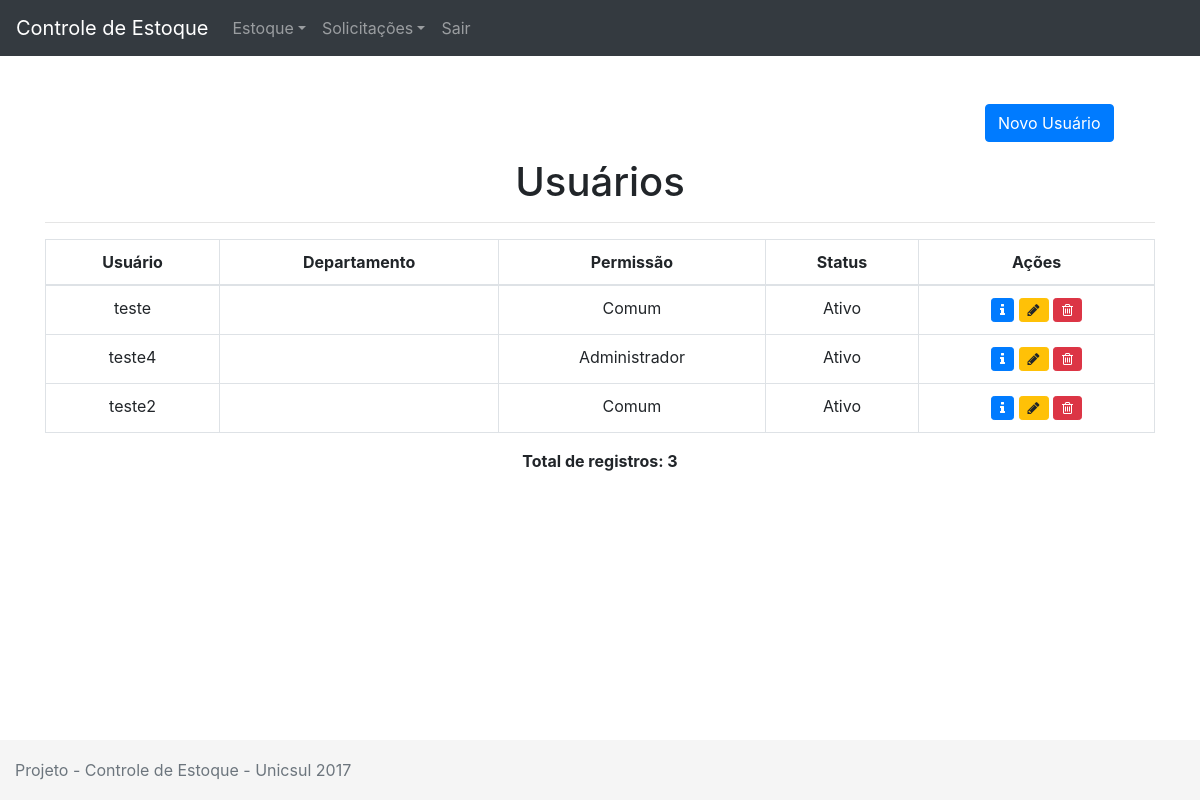
/index.php/usuarios/listarusuarios, run on an earlier commit of the app's database.
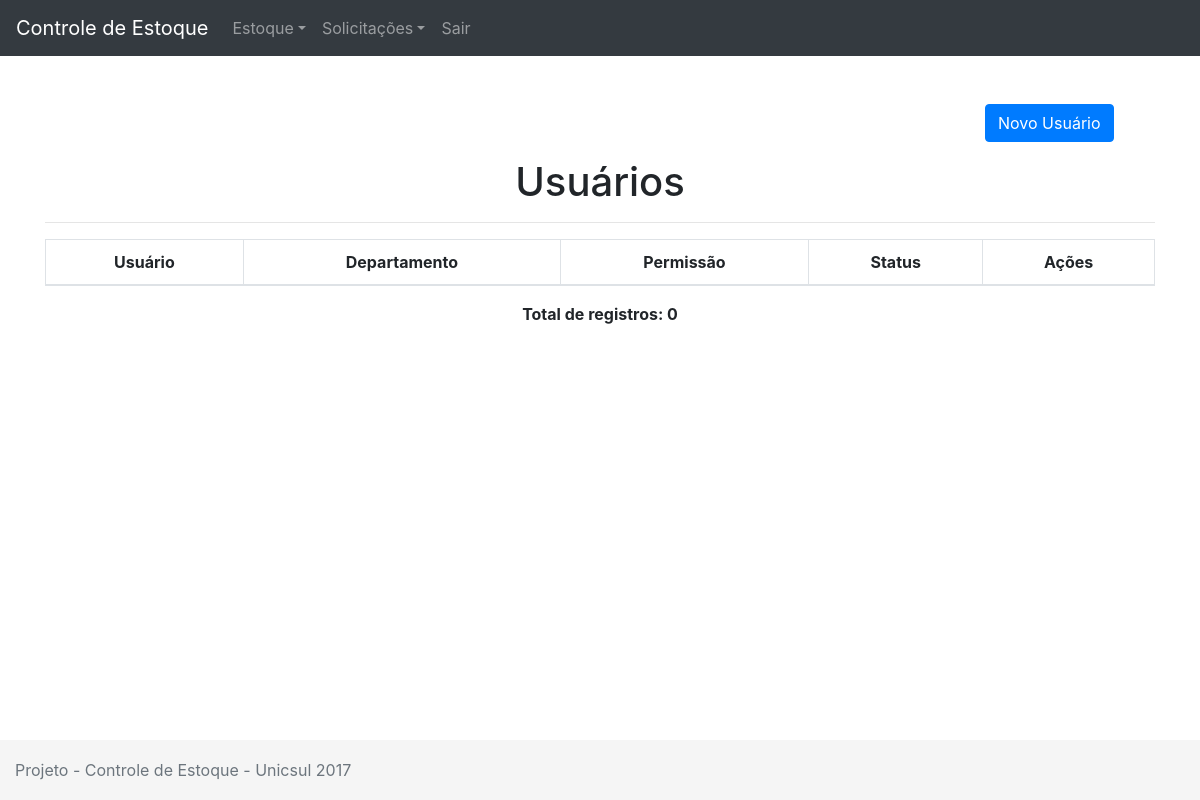
And on a later commit of the database.
### tables this page shows
CREATE TABLE IF NOT EXISTS `usuarios` (
  `id` int(11) NOT NULL AUTO_INCREMENT,
  `id_departamento` int(11) DEFAULT NULL,
  `nome` varchar(255) NOT NULL,
  `usuario` varchar(255) NOT NULL,
  `senha` varchar(255) NOT NULL,
  `email` varchar(255) NOT NULL,
  `permissao` int(11) NOT NULL,
  `status` int(11) NOT NULL,
  `criado` datetime NOT NULL DEFAULT CURRENT_TIMESTAMP,
  `modificado` datetime DEFAULT NULL,
  PRIMARY KEY (`id`),
  KEY `usuario_departamento_fk` (`id_departamento`),
  CONSTRAINT `usuario_departamento_fk` FOREIGN KEY (`id_departamento`) REFERENCES `departamentos` (`id`)
);

### application/controllers/Usuarios.php (called while the page is built, shortened)
<?php
class Usuarios extends CI_Controller
{
	public function listarusuarios()
	{
		$this->load->view('menu');
		$this->load->model('usuarios_model', 'usuarios');
		$data['usuarios'] = $this->usuarios->getUsuarios();
		$this->load->model('departamentos_model', 'departamentos');
		$data['departamentos'] = $this->departamentos->getDepartamentos();
		$this->load->view('usuario/listarusuarios', $data);
		$this->load->view('rodape');
	}
}

### index.php (called while the page is built, shortened)
<?php
require_once BASEPATH.'core/CodeIgniter.php';

### application/models/Usuarios_model.php (called while the page is built, shortened)
<?php
class Usuarios_model extends CI_Model
{
	public function getUsuarios()
	{
		$query = $this->db->get('usuarios');
		return $query->result();
	}
}

### application/views/usuario/listarusuarios.php (the view, shortened to what this page needs)
<br>
<div class="container">
	<br>
	<p class="col-md-2 ml-md-auto">
		<a class="btn btn-primary" data-toggle="collapse" href="#testeCollapse" aria-expanded="false" aria-controls="testeCollapse">Novo Usuário</a>
	</p>
	<h1 class='text-center'>Usuários</h1>
	<hr>
	<table class="table table-bordered">
		<thead class="table-inverse">
			<tr>
				<td class='text-center'><b>Usuário</b></td>
				<td class='text-center'><b>Departamento</b></td>
				<td class='text-center'><b>Permissão</b></td>
				<td class='text-center'><b>Status</b></td>
				<td class='text-center'><b>Ações</b></td>
			</tr>
		</thead>
		<tbody>
			<?php
			$contador = 0;
			foreach ($usuarios as $usuario): ?>
			<tr>
				<td class='text-center'><?=$usuario->nome;?></td>
				<td class='text-center'>
				</td>
				<?php
				if($usuario->permissao == 10):
					echo "<td class='text-center'>Administrador</td>";
				endif;
				if($usuario->permissao == 20):
					echo "<td class='text-center'>Comum</td>";
				endif;
				?>
				<td class='text-center'>
				<?php
				if($usuario->status == 1):
					echo "Ativo";
				endif;
				?>
				</td>
				<td class='text-center'>
				<a class="btn btn-sm btn-primary" href="<?=base_url('/usuarios/info/' . $usuario->id)?>"><i class="fa fa-info" aria-hidden="true"></i></a>
				<a class="btn btn-sm btn-warning" href="<?=base_url('/usuarios/editar/' . $usuario->id)?>"><i class="fa fa-pencil" aria-hidden="true"></i></a>
				<a class="btn btn-sm btn-danger" href="<?=base_url('/usuarios/apagar/' . $usuario->id)?>"><i class="fa fa-trash-o" aria-hidden="true"></i></a>
				</td>
			</tr>
			<?php $contador++; endforeach;?>
		</tbody>
	</table>
	<p class="text-center"><b>Total de registros: <?=$contador;?></b></p>
</div>

What changed in the data, as far as the page shows it:
removed usuarios: nome "teste", permissao "Comum", status "Ativo"
removed usuarios: nome "teste4", permissao "Administrador", status "Ativo"
removed usuarios: nome "teste2", permissao "Comum", status "Ativo"
Also different on the page:
$contador: "3" → "0"
